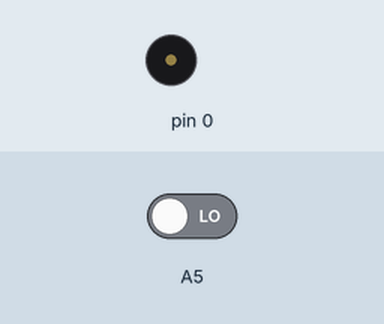
Simulated run of this sketch. Board: Arduino Uno, built with avr-gcc and run on an emulated ATmega328P. Parts: buzzer (waves = sounding). The test bench sets the inputs (shaded band); at power-on: A5 LOW.

Above: at 1.2 s.
1.3 s: A5 driven HIGH
At 2.0 s:
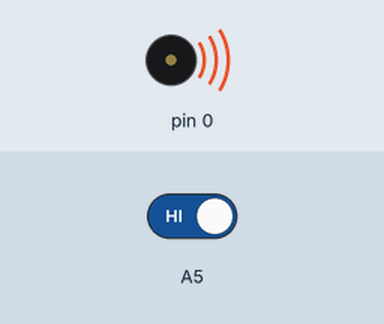
Timing chart, 0 to 8.8 s (numbered marks = the images above; inputs shaded):
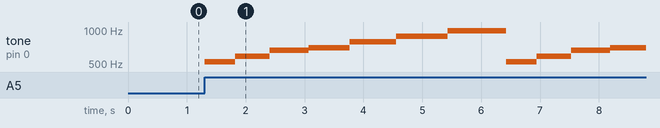

Measured:
- after the input at 1.3 s, tone on pin 0: plays 524 Hz for 0.52 s, 588 Hz for 0.59 s, 660 Hz for 0.66 s, 698 Hz for 0.70 s, 784 Hz for 0.78 s, 880 Hz for 0.88 s … (11 notes in this stretch), starting at once

The sketch:

piano.ino
```cpp
void setup()
{
	pinMode(A5, INPUT);
	pinMode(0, OUTPUT);
}

void loop()
{
	uint16_t notes[7] = {
		262*2, // C4
		294*2, // D4
		330*2, // E4
		349*2, // F4
		392*2, // G4
		440*2, // A4
		494*2  // B4
	};

	if(digitalRead(A5) == HIGH) {
		for (uint8_t i = 0; i < 7; i++) {
			tone(0, notes[i], notes[i]);
			delay(notes[i]);
		}
	}
}
```
